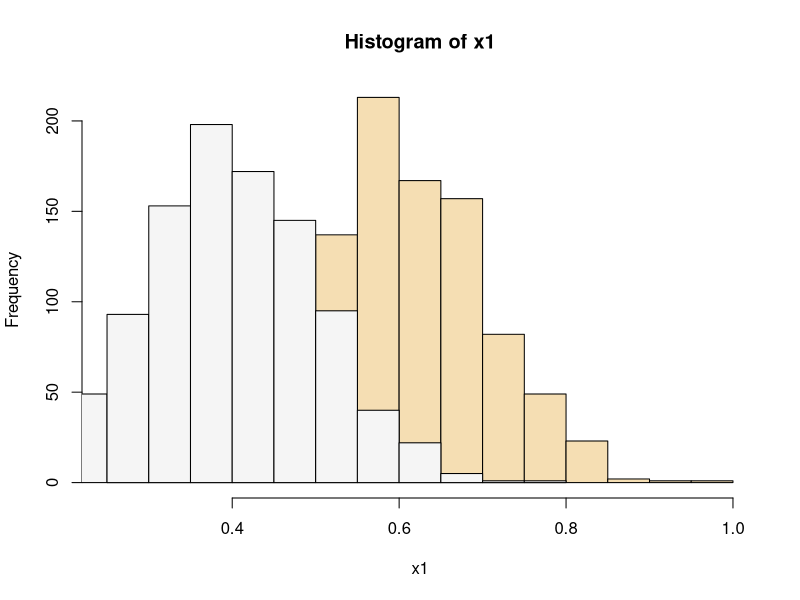
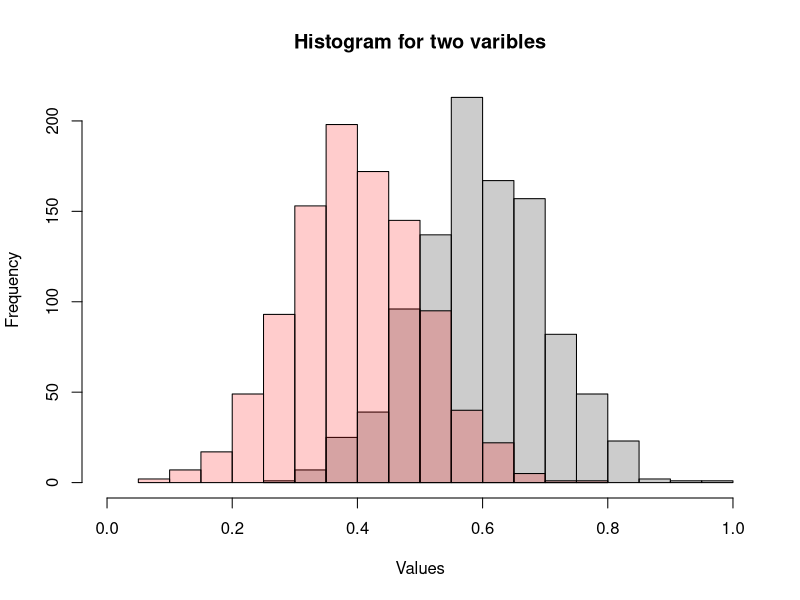
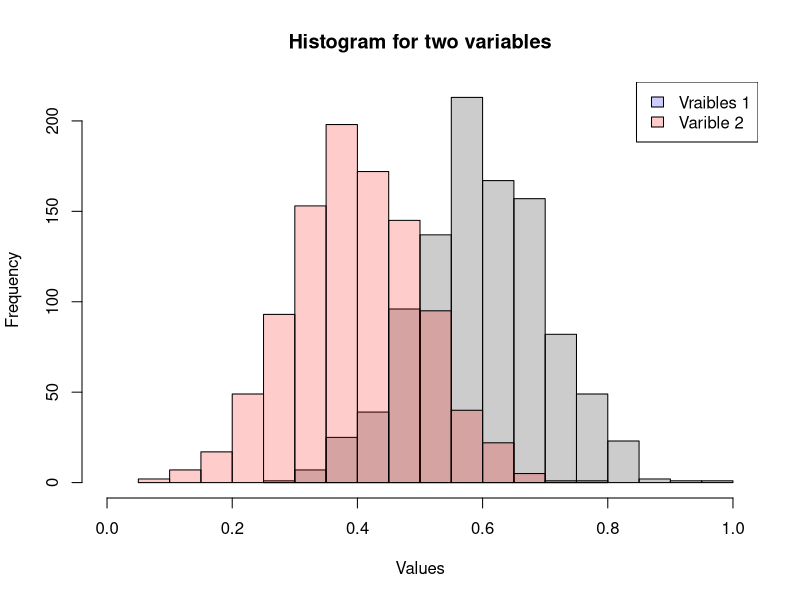

Write the R code that produced these figures, in order.
# make this example reproducible 
set.seed(1)

# define data 
x1 <- rnorm(1000, mean = 0.6, sd = 0.1)
x2 <- rnorm(1000, mean = 0.4, sd = 0.1)

# plot two histograms in same graph
hist(x1, col="wheat")
hist(x2, col="whitesmoke", add = TRUE)

# make this example reproducible
set.seed(1)

# define data
x1 <-  rnorm(1000, mean = 0.6, sd=0.1)
x2 <- rnorm(1000, mean=0.4, sd=0.1)

# plot two histograms in same graph
hist(x1, col=rgb(0, 0, 0, 0.2), xlim = c(0, 1),
     xlab = "Values", ylab = "Frequency", main = "Histogram for two varibles")
hist(x2, col=rgb(1, 0, 0, 0.2), add=TRUE)

# make this example reproducible
set.seed(1)

# define data
x1 <- rnorm(1000, mean=0.6, sd=0.1)
x2 <- rnorm(1000, mean=0.4, sd=0.1)

# plot two histograms in same graph
hist(x1, col=rgb(0, 0, 0, 0.2), xlim = c(0, 1),
     xlab = "Values", ylab = "Frequency", main = "Histogram for two variables")
hist(x2, col = rgb(1, 0, 0, 0.2), add=TRUE)

# add legend
legend("topright", c("Vraibles 1", "Varible 2"), 
       fill = c(rgb(0, 0, 1, 0.2), rgb(1, 0, 0, 0.2)))
